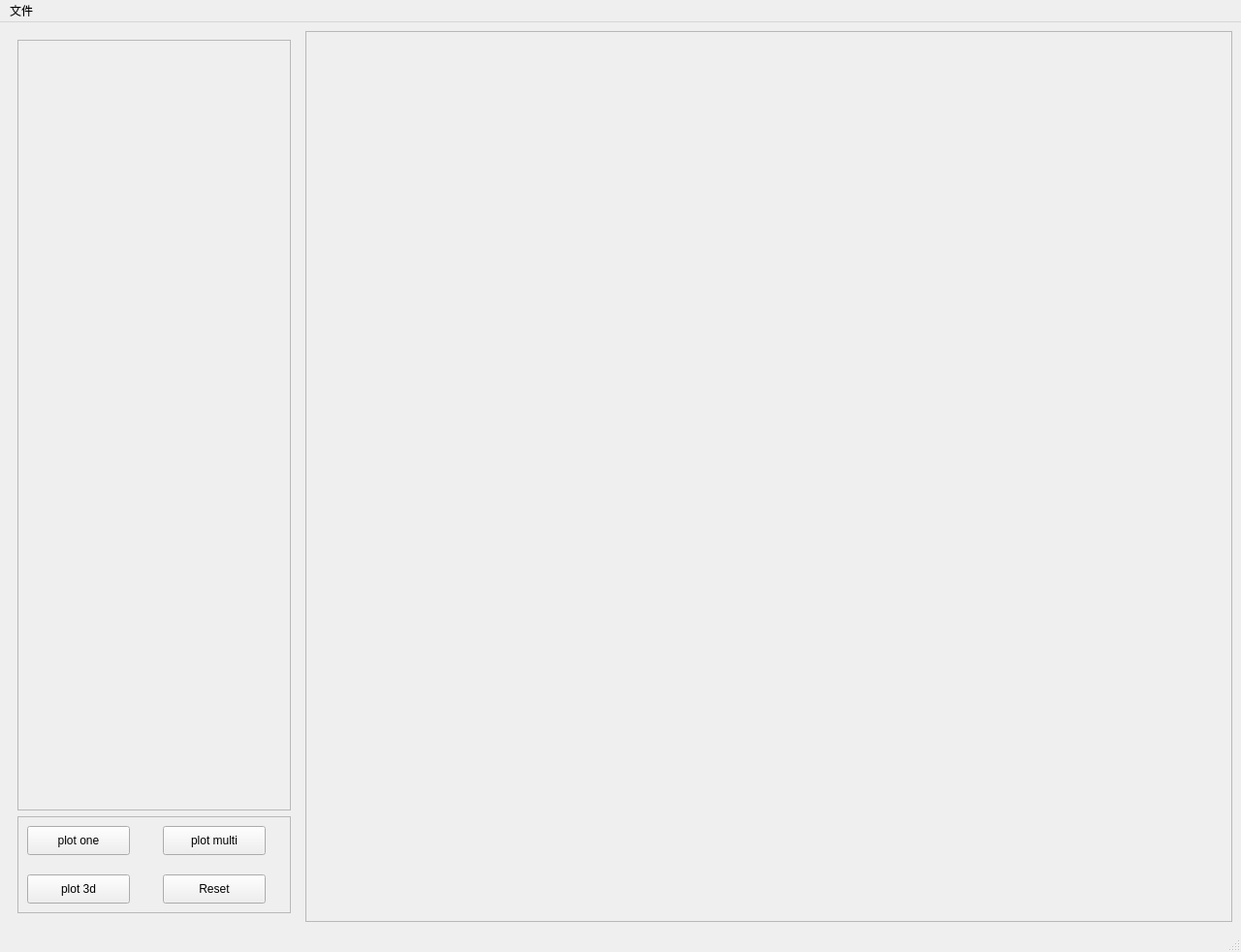
<?xml version="1.0" encoding="UTF-8"?>
<ui version="4.0">
 <class>MainWindow</class>
 <widget class="QMainWindow" name="MainWindow">
  <property name="geometry">
   <rect>
    <x>0</x>
    <y>0</y>
    <width>1280</width>
    <height>982</height>
   </rect>
  </property>
  <property name="windowTitle">
   <string>MainWindow</string>
  </property>
  <widget class="QWidget" name="centralwidget">
   <layout class="QGridLayout" name="gridLayout">
    <item row="0" column="0">
     <layout class="QVBoxLayout" name="verticalLayout">
      <item>
       <layout class="QHBoxLayout" name="horizontalLayout">
        <item>
         <widget class="QWidget" name="widget" native="true">
          <property name="sizePolicy">
           <sizepolicy hsizetype="Fixed" vsizetype="Preferred">
            <horstretch>0</horstretch>
            <verstretch>0</verstretch>
           </sizepolicy>
          </property>
          <property name="minimumSize">
           <size>
            <width>300</width>
            <height>0</height>
           </size>
          </property>
          <layout class="QGridLayout" name="gridLayout_2">
           <item row="0" column="0">
            <layout class="QVBoxLayout" name="verticalLayout_2">
             <item>
              <widget class="QScrollArea" name="show_data_scrollArea">
               <property name="widgetResizable">
                <bool>true</bool>
               </property>
               <widget class="QWidget" name="scrollAreaWidgetContents">
                <property name="geometry">
                 <rect>
                  <x>0</x>
                  <y>0</y>
                  <width>278</width>
                  <height>782</height>
                 </rect>
                </property>
               </widget>
              </widget>
             </item>
             <item>
              <widget class="QFrame" name="frame_2">
               <property name="sizePolicy">
                <sizepolicy hsizetype="Preferred" vsizetype="Fixed">
                 <horstretch>0</horstretch>
                 <verstretch>0</verstretch>
                </sizepolicy>
               </property>
               <property name="minimumSize">
                <size>
                 <width>0</width>
                 <height>100</height>
                </size>
               </property>
               <property name="frameShape">
                <enum>QFrame::StyledPanel</enum>
               </property>
               <property name="frameShadow">
                <enum>QFrame::Raised</enum>
               </property>
               <widget class="QPushButton" name="pushButton_plot_one">
                <property name="geometry">
                 <rect>
                  <x>10</x>
                  <y>10</y>
                  <width>106</width>
                  <height>30</height>
                 </rect>
                </property>
                <property name="text">
                 <string>plot one</string>
                </property>
               </widget>
               <widget class="QPushButton" name="pushButton_plot_multi">
                <property name="geometry">
                 <rect>
                  <x>150</x>
                  <y>10</y>
                  <width>106</width>
                  <height>30</height>
                 </rect>
                </property>
                <property name="text">
                 <string>plot multi</string>
                </property>
               </widget>
               <widget class="QPushButton" name="pushButton_3d">
                <property name="geometry">
                 <rect>
                  <x>10</x>
                  <y>60</y>
                  <width>106</width>
                  <height>30</height>
                 </rect>
                </property>
                <property name="text">
                 <string>plot 3d</string>
                </property>
               </widget>
               <widget class="QPushButton" name="pushButton_reset">
                <property name="geometry">
                 <rect>
                  <x>150</x>
                  <y>60</y>
                  <width>106</width>
                  <height>30</height>
                 </rect>
                </property>
                <property name="text">
                 <string>Reset</string>
                </property>
               </widget>
              </widget>
             </item>
            </layout>
           </item>
          </layout>
         </widget>
        </item>
        <item>
         <widget class="QFrame" name="frame_plot">
          <property name="frameShape">
           <enum>QFrame::StyledPanel</enum>
          </property>
          <property name="frameShadow">
           <enum>QFrame::Raised</enum>
          </property>
         </widget>
        </item>
       </layout>
      </item>
     </layout>
    </item>
   </layout>
  </widget>
  <widget class="QMenuBar" name="menubar">
   <property name="geometry">
    <rect>
     <x>0</x>
     <y>0</y>
     <width>1280</width>
     <height>28</height>
    </rect>
   </property>
   <widget class="QMenu" name="file_menu">
    <property name="title">
     <string>文件</string>
    </property>
    <addaction name="action"/>
   </widget>
   <addaction name="file_menu"/>
  </widget>
  <widget class="QStatusBar" name="statusbar"/>
  <action name="action">
   <property name="text">
    <string>打开</string>
   </property>
  </action>
 </widget>
 <resources/>
 <connections>
  <connection>
   <sender>pushButton_plot_one</sender>
   <signal>clicked()</signal>
   <receiver>MainWindow</receiver>
   <slot>plot_2d_one()</slot>
   <hints>
    <hint type="sourcelabel">
     <x>106</x>
     <y>858</y>
    </hint>
    <hint type="destinationlabel">
     <x>315</x>
     <y>901</y>
    </hint>
   </hints>
  </connection>
  <connection>
   <sender>pushButton_plot_multi</sender>
   <signal>clicked()</signal>
   <receiver>MainWindow</receiver>
   <slot>plot_2d_multi()</slot>
   <hints>
    <hint type="sourcelabel">
     <x>221</x>
     <y>860</y>
    </hint>
    <hint type="destinationlabel">
     <x>316</x>
     <y>841</y>
    </hint>
   </hints>
  </connection>
  <connection>
   <sender>pushButton_3d</sender>
   <signal>clicked()</signal>
   <receiver>MainWindow</receiver>
   <slot>plot_3d()</slot>
   <hints>
    <hint type="sourcelabel">
     <x>90</x>
     <y>908</y>
    </hint>
    <hint type="destinationlabel">
     <x>313</x>
     <y>806</y>
    </hint>
   </hints>
  </connection>
  <connection>
   <sender>menubar</sender>
   <signal>triggered(QAction*)</signal>
   <receiver>MainWindow</receiver>
   <slot>openFile()</slot>
   <hints>
    <hint type="sourcelabel">
     <x>27</x>
     <y>18</y>
    </hint>
    <hint type="destinationlabel">
     <x>314</x>
     <y>82</y>
    </hint>
   </hints>
  </connection>
  <connection>
   <sender>pushButton_reset</sender>
   <signal>clicked()</signal>
   <receiver>MainWindow</receiver>
   <slot>reset()</slot>
   <hints>
    <hint type="sourcelabel">
     <x>242</x>
     <y>920</y>
    </hint>
    <hint type="destinationlabel">
     <x>312</x>
     <y>937</y>
    </hint>
   </hints>
  </connection>
 </connections>
 <slots>
  <slot>plot_2d_one()</slot>
  <slot>plot_2d_multi()</slot>
  <slot>plot_3d()</slot>
  <slot>openFile()</slot>
  <slot>reset()</slot>
 </slots>
</ui>
